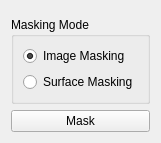
<?xml version="1.0" encoding="UTF-8"?>
<ui version="4.0">
 <class>QmitkImageMaskingWidgetControls</class>
 <widget class="QWidget" name="QmitkImageMaskingWidgetControls">
  <property name="geometry">
   <rect>
    <x>0</x>
    <y>0</y>
    <width>139</width>
    <height>143</height>
   </rect>
  </property>
  <layout class="QVBoxLayout" name="verticalLayout">
   <item>
    <widget class="QmitkDataSelectionWidget" name="dataSelectionWidget" native="true"/>
   </item>
   <item>
    <widget class="QGroupBox" name="groupBox">
     <property name="title">
      <string>Masking Mode</string>
     </property>
     <layout class="QVBoxLayout" name="verticalLayout_2">
      <item>
       <widget class="QRadioButton" name="rbMaskImage">
        <property name="text">
         <string>Image Masking</string>
        </property>
        <property name="checked">
         <bool>true</bool>
        </property>
       </widget>
      </item>
      <item>
       <widget class="QRadioButton" name="rbMaskSurface">
        <property name="text">
         <string>Surface Masking</string>
        </property>
       </widget>
      </item>
     </layout>
    </widget>
   </item>
   <item>
    <widget class="QPushButton" name="btnMaskImage">
     <property name="text">
      <string>Mask</string>
     </property>
    </widget>
   </item>
   <item>
    <spacer name="verticalSpacer">
     <property name="orientation">
      <enum>Qt::Vertical</enum>
     </property>
     <property name="sizeHint" stdset="0">
      <size>
       <width>20</width>
       <height>273</height>
      </size>
     </property>
    </spacer>
   </item>
  </layout>
 </widget>
 <customwidgets>
  <customwidget>
   <class>QmitkDataSelectionWidget</class>
   <extends>QWidget</extends>
   <header location="../../../internal/Common/QmitkDataSelectionWidget.h"/>
  </customwidget>
 </customwidgets>
 <resources/>
 <connections/>
</ui>
